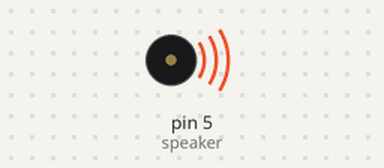
Bench run of a sketch on a simulated Arduino Uno, built with avr-gcc and run on an emulated ATmega328P. Parts: buzzer (waves = sounding).

Above: at 0.1 s.
Timing chart, 0 to 40.0 s (numbered marks = the images above):
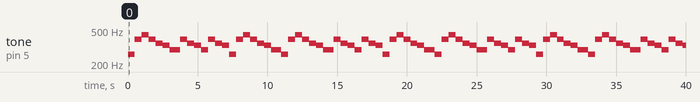

The sketch:

Croft_twinkle01.ino
```cpp
//Conor Croft
//twinkle
int speaker = 5;


//variables for rythym
int tempo= 1000;
int w = tempo;
int h = w/2;
int q = h/2;
int e = q/2;
int s = e/2;

// pitches for C scale
int c4 = 261;
int d4 = 293;
int e4 = 330;
int f4 = 350;
int g4 = 392;
int an4 = 440;
int b4 = 494;
int c5 = 523;

void twinkle1(){
  int lineA [] = {c4, c4, g4, g4, an4, an4, g4, f4, f4, e4, e4, d4, d4, c4};
  int lineARythm[] = {q,q,q,q,q,q,h,q,q,q,q,q,h};

  for (int n=0;n<14;n++) {
    tone(speaker, lineA[n],lineARythm[n]);
    delay(lineARythm[n]);
  }
}

void twinkle2(){
  int lineA [] = {g4, g4, f4, f4, e4, e4, d4, g4, g4, f4, f4, e4, e4, c4};
  int lineARythm[] = {q,q,q,q,q,q,h,q,q,q,q,q,q};

  for (int n=0;n<14;n++) {
    tone(speaker, lineA[n],lineARythm[n]);
    delay(lineARythm[n]);
  }
}


void twinkle3(){
  int lineA [] = {c4, c4, g4, g4, an4, an4, g4, f4, f4, e4, e4, d4, d4, c4};
  int lineARythm[] = {q,q,q,q,q,q,h,q,q,q,q,q,h};

  for (int n=0;n<14;n++) {
    tone(speaker, lineA[n],lineARythm[n]);
    delay(lineARythm[n]);
  }
}

void setup(){
 pinMode(speaker, OUTPUT);
 //twinkle1();
}

void loop(){
 twinkle1();
 twinkle2();
 twinkle3();
}
```

Measured:
- by itself, tone on pin 5 (speaker): plays 261 Hz for 0.50 s, 392 Hz for 0.50 s, 440 Hz for 0.50 s, 392 Hz for 0.50 s, 350 Hz for 0.50 s, 330 Hz for 0.50 s … (77 notes in this stretch)
